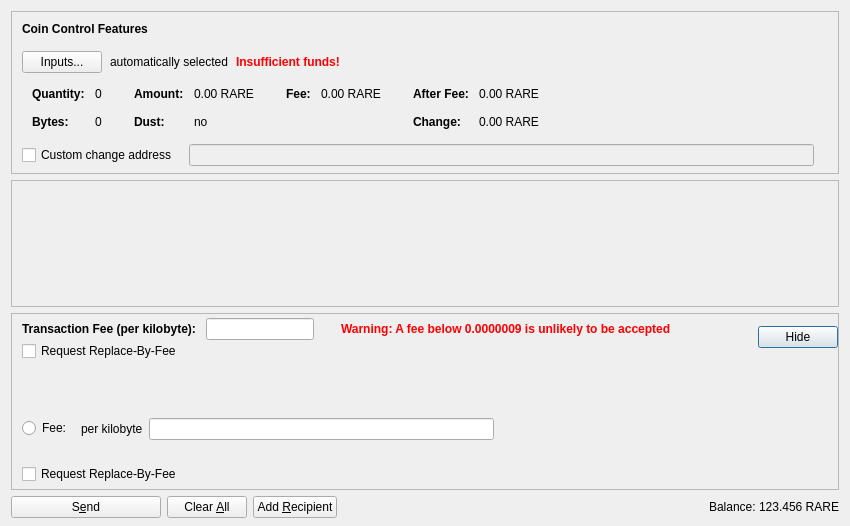
<?xml version="1.0" encoding="UTF-8"?>
<ui version="4.0">
 <class>SendCoinsDialog</class>
 <widget class="QDialog" name="SendCoinsDialog">
  <property name="geometry">
   <rect>
    <x>0</x>
    <y>0</y>
    <width>850</width>
    <height>526</height>
   </rect>
  </property>
  <property name="windowTitle">
   <string>Send Coins</string>
  </property>
  <layout class="QVBoxLayout" name="verticalLayout" stretch="0,1,0,0">
   <property name="bottomMargin">
    <number>8</number>
   </property>
   <item>
    <widget class="QFrame" name="frameCoinControl">
     <property name="sizePolicy">
      <sizepolicy hsizetype="Expanding" vsizetype="Expanding">
       <horstretch>0</horstretch>
       <verstretch>0</verstretch>
      </sizepolicy>
     </property>
     <property name="maximumSize">
      <size>
       <width>16777215</width>
       <height>16777215</height>
      </size>
     </property>
     <property name="frameShape">
      <enum>QFrame::StyledPanel</enum>
     </property>
     <property name="frameShadow">
      <enum>QFrame::Sunken</enum>
     </property>
     <layout class="QVBoxLayout" name="verticalLayoutCoinControl2">
      <property name="spacing">
       <number>0</number>
      </property>
      <property name="leftMargin">
       <number>0</number>
      </property>
      <property name="topMargin">
       <number>0</number>
      </property>
      <property name="rightMargin">
       <number>0</number>
      </property>
      <property name="bottomMargin">
       <number>6</number>
      </property>
      <item>
       <layout class="QVBoxLayout" name="verticalLayoutCoinControl" stretch="0,0,0,0,1">
        <property name="spacing">
         <number>0</number>
        </property>
        <property name="leftMargin">
         <number>10</number>
        </property>
        <property name="topMargin">
         <number>10</number>
        </property>
        <item>
         <layout class="QHBoxLayout" name="horizontalLayoutCoinControl1">
          <property name="bottomMargin">
           <number>15</number>
          </property>
          <item>
           <widget class="QLabel" name="labelCoinControlFeatures">
            <property name="sizePolicy">
             <sizepolicy hsizetype="Preferred" vsizetype="Maximum">
              <horstretch>0</horstretch>
              <verstretch>0</verstretch>
             </sizepolicy>
            </property>
            <property name="font">
             <font>
              <weight>75</weight>
              <bold>true</bold>
             </font>
            </property>
            <property name="styleSheet">
             <string notr="true">font-weight:bold;</string>
            </property>
            <property name="text">
             <string>Coin Control Features</string>
            </property>
           </widget>
          </item>
         </layout>
        </item>
        <item>
         <layout class="QHBoxLayout" name="horizontalLayoutCoinControl2" stretch="0,0,0,0">
          <property name="spacing">
           <number>8</number>
          </property>
          <property name="bottomMargin">
           <number>10</number>
          </property>
          <item>
           <widget class="QPushButton" name="pushButtonCoinControl">
            <property name="styleSheet">
             <string notr="true"/>
            </property>
            <property name="text">
             <string>Inputs...</string>
            </property>
            <property name="autoDefault">
             <bool>false</bool>
            </property>
           </widget>
          </item>
          <item>
           <widget class="QLabel" name="labelCoinControlAutomaticallySelected">
            <property name="text">
             <string>automatically selected</string>
            </property>
            <property name="margin">
             <number>5</number>
            </property>
           </widget>
          </item>
          <item>
           <widget class="QLabel" name="labelCoinControlInsuffFunds">
            <property name="font">
             <font>
              <weight>75</weight>
              <bold>true</bold>
             </font>
            </property>
            <property name="styleSheet">
             <string notr="true">color:red;font-weight:bold;</string>
            </property>
            <property name="text">
             <string>Insufficient funds!</string>
            </property>
            <property name="margin">
             <number>5</number>
            </property>
           </widget>
          </item>
          <item>
           <spacer name="horizontalSpacerCoinControl">
            <property name="orientation">
             <enum>Qt::Horizontal</enum>
            </property>
            <property name="sizeHint" stdset="0">
             <size>
              <width>40</width>
              <height>1</height>
             </size>
            </property>
           </spacer>
          </item>
         </layout>
        </item>
        <item>
         <widget class="QWidget" name="widgetCoinControl" native="true">
          <property name="sizePolicy">
           <sizepolicy hsizetype="Preferred" vsizetype="Preferred">
            <horstretch>0</horstretch>
            <verstretch>0</verstretch>
           </sizepolicy>
          </property>
          <property name="minimumSize">
           <size>
            <width>0</width>
            <height>0</height>
           </size>
          </property>
          <property name="styleSheet">
           <string notr="true"/>
          </property>
          <layout class="QHBoxLayout" name="horizontalLayoutCoinControl5">
           <property name="leftMargin">
            <number>0</number>
           </property>
           <property name="topMargin">
            <number>0</number>
           </property>
           <property name="rightMargin">
            <number>0</number>
           </property>
           <property name="bottomMargin">
            <number>0</number>
           </property>
           <item>
            <layout class="QHBoxLayout" name="horizontalLayoutCoinControl3" stretch="0,0,0,1">
             <property name="spacing">
              <number>20</number>
             </property>
             <property name="topMargin">
              <number>0</number>
             </property>
             <property name="bottomMargin">
              <number>10</number>
             </property>
             <item>
              <layout class="QFormLayout" name="formLayoutCoinControl1">
               <property name="horizontalSpacing">
                <number>10</number>
               </property>
               <property name="verticalSpacing">
                <number>14</number>
               </property>
               <property name="leftMargin">
                <number>10</number>
               </property>
               <property name="topMargin">
                <number>4</number>
               </property>
               <property name="rightMargin">
                <number>6</number>
               </property>
               <item row="0" column="0">
                <widget class="QLabel" name="labelCoinControlQuantityText">
                 <property name="font">
                  <font>
                   <weight>75</weight>
                   <bold>true</bold>
                  </font>
                 </property>
                 <property name="text">
                  <string>Quantity:</string>
                 </property>
                 <property name="margin">
                  <number>0</number>
                 </property>
                </widget>
               </item>
               <item row="0" column="1">
                <widget class="QLabel" name="labelCoinControlQuantity">
                 <property name="cursor">
                  <cursorShape>IBeamCursor</cursorShape>
                 </property>
                 <property name="contextMenuPolicy">
                  <enum>Qt::ActionsContextMenu</enum>
                 </property>
                 <property name="text">
                  <string notr="true">0</string>
                 </property>
                 <property name="margin">
                  <number>0</number>
                 </property>
                 <property name="textInteractionFlags">
                  <set>Qt::LinksAccessibleByMouse|Qt::TextSelectableByKeyboard|Qt::TextSelectableByMouse</set>
                 </property>
                </widget>
               </item>
               <item row="1" column="0">
                <widget class="QLabel" name="labelCoinControlBytesText">
                 <property name="font">
                  <font>
                   <weight>75</weight>
                   <bold>true</bold>
                  </font>
                 </property>
                 <property name="text">
                  <string>Bytes:</string>
                 </property>
                </widget>
               </item>
               <item row="1" column="1">
                <widget class="QLabel" name="labelCoinControlBytes">
                 <property name="cursor">
                  <cursorShape>IBeamCursor</cursorShape>
                 </property>
                 <property name="contextMenuPolicy">
                  <enum>Qt::ActionsContextMenu</enum>
                 </property>
                 <property name="text">
                  <string notr="true">0</string>
                 </property>
                 <property name="textInteractionFlags">
                  <set>Qt::LinksAccessibleByMouse|Qt::TextSelectableByKeyboard|Qt::TextSelectableByMouse</set>
                 </property>
                </widget>
               </item>
              </layout>
             </item>
             <item>
              <layout class="QFormLayout" name="formLayoutCoinControl2">
               <property name="horizontalSpacing">
                <number>10</number>
               </property>
               <property name="verticalSpacing">
                <number>14</number>
               </property>
               <property name="leftMargin">
                <number>6</number>
               </property>
               <property name="topMargin">
                <number>4</number>
               </property>
               <property name="rightMargin">
                <number>6</number>
               </property>
               <item row="0" column="0">
                <widget class="QLabel" name="labelCoinControlAmountText">
                 <property name="font">
                  <font>
                   <weight>75</weight>
                   <bold>true</bold>
                  </font>
                 </property>
                 <property name="text">
                  <string>Amount:</string>
                 </property>
                 <property name="margin">
                  <number>0</number>
                 </property>
                </widget>
               </item>
               <item row="0" column="1">
                <widget class="QLabel" name="labelCoinControlAmount">
                 <property name="cursor">
                  <cursorShape>IBeamCursor</cursorShape>
                 </property>
                 <property name="contextMenuPolicy">
                  <enum>Qt::ActionsContextMenu</enum>
                 </property>
                 <property name="text">
                  <string notr="true">0.00 RARE</string>
                 </property>
                 <property name="textInteractionFlags">
                  <set>Qt::LinksAccessibleByMouse|Qt::TextSelectableByKeyboard|Qt::TextSelectableByMouse</set>
                 </property>
                </widget>
               </item>
               <item row="1" column="0">
                <widget class="QLabel" name="labelCoinControlLowOutputText">
                 <property name="font">
                  <font>
                   <weight>75</weight>
                   <bold>true</bold>
                  </font>
                 </property>
                 <property name="text">
                  <string>Dust:</string>
                 </property>
                </widget>
               </item>
               <item row="1" column="1">
                <widget class="QLabel" name="labelCoinControlLowOutput">
                 <property name="cursor">
                  <cursorShape>IBeamCursor</cursorShape>
                 </property>
                 <property name="contextMenuPolicy">
                  <enum>Qt::ActionsContextMenu</enum>
                 </property>
                 <property name="text">
                  <string notr="true">no</string>
                 </property>
                 <property name="textInteractionFlags">
                  <set>Qt::LinksAccessibleByMouse|Qt::TextSelectableByKeyboard|Qt::TextSelectableByMouse</set>
                 </property>
                </widget>
               </item>
              </layout>
             </item>
             <item>
              <layout class="QFormLayout" name="formLayoutCoinControl3">
               <property name="horizontalSpacing">
                <number>10</number>
               </property>
               <property name="verticalSpacing">
                <number>14</number>
               </property>
               <property name="leftMargin">
                <number>6</number>
               </property>
               <property name="topMargin">
                <number>4</number>
               </property>
               <property name="rightMargin">
                <number>6</number>
               </property>
               <item row="0" column="0">
                <widget class="QLabel" name="labelCoinControlFeeText">
                 <property name="font">
                  <font>
                   <weight>75</weight>
                   <bold>true</bold>
                  </font>
                 </property>
                 <property name="text">
                  <string>Fee:</string>
                 </property>
                 <property name="margin">
                  <number>0</number>
                 </property>
                </widget>
               </item>
               <item row="0" column="1">
                <widget class="QLabel" name="labelCoinControlFee">
                 <property name="cursor">
                  <cursorShape>IBeamCursor</cursorShape>
                 </property>
                 <property name="contextMenuPolicy">
                  <enum>Qt::ActionsContextMenu</enum>
                 </property>
                 <property name="text">
                  <string notr="true">0.00 RARE</string>
                 </property>
                 <property name="textInteractionFlags">
                  <set>Qt::LinksAccessibleByMouse|Qt::TextSelectableByKeyboard|Qt::TextSelectableByMouse</set>
                 </property>
                </widget>
               </item>
              </layout>
             </item>
             <item>
              <layout class="QFormLayout" name="formLayoutCoinControl4">
               <property name="horizontalSpacing">
                <number>10</number>
               </property>
               <property name="verticalSpacing">
                <number>14</number>
               </property>
               <property name="leftMargin">
                <number>6</number>
               </property>
               <property name="topMargin">
                <number>4</number>
               </property>
               <property name="rightMargin">
                <number>6</number>
               </property>
               <item row="0" column="0">
                <widget class="QLabel" name="labelCoinControlAfterFeeText">
                 <property name="font">
                  <font>
                   <weight>75</weight>
                   <bold>true</bold>
                  </font>
                 </property>
                 <property name="text">
                  <string>After Fee:</string>
                 </property>
                 <property name="margin">
                  <number>0</number>
                 </property>
                </widget>
               </item>
               <item row="0" column="1">
                <widget class="QLabel" name="labelCoinControlAfterFee">
                 <property name="cursor">
                  <cursorShape>IBeamCursor</cursorShape>
                 </property>
                 <property name="contextMenuPolicy">
                  <enum>Qt::ActionsContextMenu</enum>
                 </property>
                 <property name="text">
                  <string notr="true">0.00 RARE</string>
                 </property>
                 <property name="textInteractionFlags">
                  <set>Qt::LinksAccessibleByMouse|Qt::TextSelectableByKeyboard|Qt::TextSelectableByMouse</set>
                 </property>
                </widget>
               </item>
               <item row="1" column="0">
                <widget class="QLabel" name="labelCoinControlChangeText">
                 <property name="font">
                  <font>
                   <weight>75</weight>
                   <bold>true</bold>
                  </font>
                 </property>
                 <property name="text">
                  <string>Change:</string>
                 </property>
                </widget>
               </item>
               <item row="1" column="1">
                <widget class="QLabel" name="labelCoinControlChange">
                 <property name="cursor">
                  <cursorShape>IBeamCursor</cursorShape>
                 </property>
                 <property name="contextMenuPolicy">
                  <enum>Qt::ActionsContextMenu</enum>
                 </property>
                 <property name="text">
                  <string notr="true">0.00 RARE</string>
                 </property>
                 <property name="textInteractionFlags">
                  <set>Qt::LinksAccessibleByMouse|Qt::TextSelectableByKeyboard|Qt::TextSelectableByMouse</set>
                 </property>
                </widget>
               </item>
              </layout>
             </item>
            </layout>
           </item>
          </layout>
         </widget>
        </item>
        <item>
         <layout class="QHBoxLayout" name="horizontalLayoutCoinControl4" stretch="0,0,0">
          <property name="spacing">
           <number>12</number>
          </property>
          <property name="sizeConstraint">
           <enum>QLayout::SetDefaultConstraint</enum>
          </property>
          <property name="topMargin">
           <number>5</number>
          </property>
          <property name="rightMargin">
           <number>5</number>
          </property>
          <item>
           <widget class="QCheckBox" name="checkBoxCoinControlChange">
            <property name="toolTip">
             <string>If this is activated, but the change address is empty or invalid, change will be sent to a newly generated address.</string>
            </property>
            <property name="text">
             <string>Custom change address</string>
            </property>
           </widget>
          </item>
          <item>
           <widget class="QValidatedLineEdit" name="lineEditCoinControlChange">
            <property name="enabled">
             <bool>false</bool>
            </property>
            <property name="sizePolicy">
             <sizepolicy hsizetype="Expanding" vsizetype="Fixed">
              <horstretch>0</horstretch>
              <verstretch>0</verstretch>
             </sizepolicy>
            </property>
           </widget>
          </item>
          <item>
           <widget class="QLabel" name="labelCoinControlChangeLabel">
            <property name="sizePolicy">
             <sizepolicy hsizetype="Preferred" vsizetype="Expanding">
              <horstretch>0</horstretch>
              <verstretch>0</verstretch>
             </sizepolicy>
            </property>
            <property name="minimumSize">
             <size>
              <width>0</width>
              <height>0</height>
             </size>
            </property>
            <property name="text">
             <string/>
            </property>
            <property name="margin">
             <number>3</number>
            </property>
           </widget>
          </item>
         </layout>
        </item>
        <item>
         <spacer name="verticalSpacerCoinControl">
          <property name="orientation">
           <enum>Qt::Vertical</enum>
          </property>
          <property name="sizeHint" stdset="0">
           <size>
            <width>800</width>
            <height>1</height>
           </size>
          </property>
         </spacer>
        </item>
       </layout>
      </item>
     </layout>
    </widget>
   </item>
   <item>
    <widget class="QScrollArea" name="scrollArea">
     <property name="widgetResizable">
      <bool>true</bool>
     </property>
     <widget class="QWidget" name="scrollAreaWidgetContents">
      <property name="geometry">
       <rect>
        <x>0</x>
        <y>0</y>
        <width>830</width>
        <height>104</height>
       </rect>
      </property>
      <layout class="QVBoxLayout" name="verticalLayout_2" stretch="0,1">
       <property name="leftMargin">
        <number>0</number>
       </property>
       <property name="topMargin">
        <number>0</number>
       </property>
       <property name="rightMargin">
        <number>0</number>
       </property>
       <property name="bottomMargin">
        <number>0</number>
       </property>
       <item>
        <layout class="QVBoxLayout" name="entries">
         <property name="spacing">
          <number>6</number>
         </property>
        </layout>
       </item>
       <item>
        <spacer name="verticalSpacer">
         <property name="orientation">
          <enum>Qt::Vertical</enum>
         </property>
         <property name="sizeHint" stdset="0">
          <size>
           <width>20</width>
           <height>40</height>
          </size>
         </property>
        </spacer>
       </item>
      </layout>
     </widget>
    </widget>
   </item>
   <item>
    <widget class="QFrame" name="frameFee">
     <property name="sizePolicy">
      <sizepolicy hsizetype="Expanding" vsizetype="Expanding">
       <horstretch>0</horstretch>
       <verstretch>0</verstretch>
      </sizepolicy>
     </property>
     <property name="maximumSize">
      <size>
       <width>16777215</width>
       <height>16777215</height>
      </size>
     </property>
     <property name="frameShape">
      <enum>QFrame::StyledPanel</enum>
     </property>
     <property name="frameShadow">
      <enum>QFrame::Sunken</enum>
     </property>
     <layout class="QVBoxLayout" name="verticalLayoutFee1">
      <property name="spacing">
       <number>0</number>
      </property>
      <property name="leftMargin">
       <number>0</number>
      </property>
      <property name="topMargin">
       <number>0</number>
      </property>
      <property name="rightMargin">
       <number>0</number>
      </property>
      <property name="bottomMargin">
       <number>0</number>
      </property>
      <item>
       <layout class="QVBoxLayout" name="verticalLayoutFee2" stretch="0,0,0">
        <property name="spacing">
         <number>0</number>
        </property>
        <property name="leftMargin">
         <number>10</number>
        </property>
        <property name="topMargin">
         <number>0</number>
        </property>
        <item>
         <layout class="QHBoxLayout" name="horizontalLayoutFee1">
          <property name="bottomMargin">
           <number>0</number>
          </property>
          <item>
           <layout class="QVBoxLayout" name="verticalLayoutFee7">
            <property name="spacing">
             <number>0</number>
            </property>
            <item>
             <spacer name="verticalSpacerSmartFee">
              <property name="orientation">
               <enum>Qt::Vertical</enum>
              </property>
              <property name="sizeType">
               <enum>QSizePolicy::Fixed</enum>
              </property>
              <property name="sizeHint" stdset="0">
               <size>
                <width>1</width>
                <height>4</height>
               </size>
              </property>
             </spacer>
            </item>
            <item>
             <layout class="QHBoxLayout" name="horizontalLayoutSmartFee">
              <property name="spacing">
               <number>10</number>
              </property>
              <item>
               <widget class="QLabel" name="labelFeeHeadline">
                <property name="sizePolicy">
                 <sizepolicy hsizetype="Preferred" vsizetype="Maximum">
                  <horstretch>0</horstretch>
                  <verstretch>0</verstretch>
                 </sizepolicy>
                </property>
                <property name="font">
                 <font>
                  <weight>75</weight>
                  <bold>true</bold>
                 </font>
                </property>
                <property name="styleSheet">
                 <string notr="true">font-weight:bold;</string>
                </property>
                <property name="text">
                 <string>Transaction Fee (per kilobyte):</string>
                </property>
               </widget>
              </item>
              <item>
              <widget class="BitcoinAmountField" name="customFee"/>
              </item>	      
              <item>
               <widget class="QLabel" name="labelFeeMinimized">
                 <property name="text">
                 <string/>
                </property>
               </widget>
              </item>
	    <item>
	      <widget class="QLabel" name="feeAdvisory">
                <property name="sizePolicy">
                 <sizepolicy hsizetype="Preferred" vsizetype="Maximum">
                  <horstretch>0</horstretch>
                  <verstretch>0</verstretch>
                 </sizepolicy>
                </property>
                <property name="font">
                 <font>
                  <weight>75</weight>
                  <bold>true</bold>
                 </font>
                </property>
                <property name="styleSheet">
                 <string notr="true">color:red;font-weight:bold;</string>
                </property>		
		<property name="text">
		  <string>Warning: A fee below 0.0000009 is unlikely to be accepted</string>
		</property>
	      </widget>
	    </item>
	    </layout>
            </item>

            <item>
             <spacer name="verticalSpacer_5">
              <property name="orientation">
               <enum>Qt::Vertical</enum>
              </property>
              <property name="sizeHint" stdset="0">
               <size>
                <width>1</width>
                <height>1</height>
               </size>
              </property>
             </spacer>
            </item>
	               <item>
            <widget class="QCheckBox" name="optInRBF">
             <property name="text">
              <string>Request Replace-By-Fee</string>
             </property>
             <property name="toolTip">
              <string>Indicates that the sender may wish to replace this transaction with a new one paying higher fees (prior to being confirmed).</string>
             </property>
            </widget>
           </item>

           </layout>
          </item>
          <item>
           <widget class="QLabel" name="fallbackFeeWarningLabel">
            <property name="toolTip">
             <string>Using the fallbackfee can result in sending a transaction that will take several hours or days (or never) to confirm. Consider choosing your fee manually or wait until you have validated the complete chain.</string>
            </property>
            <property name="font">
            <font>
                <weight>75</weight>
                <bold>true</bold>
            </font>
            </property>
            <property name="text">
             <string></string>
            </property>
            <property name="wordWrap">
             <bool>false</bool>
            </property>
           </widget>
          </item>
          <item>
           <spacer name="horizontalSpacer_4">
            <property name="orientation">
             <enum>Qt::Horizontal</enum>
            </property>
            <property name="sizeType">
             <enum>QSizePolicy::MinimumExpanding</enum>
            </property>
            <property name="sizeHint" stdset="0">
             <size>
              <width>40</width>
              <height>20</height>
             </size>
            </property>
           </spacer>
          </item>
          <item>
           <widget class="QPushButton" name="buttonMinimizeFee">
            <property name="toolTip">
             <string>collapse fee-settings</string>
            </property>
            <property name="text">
             <string>Hide</string>
            </property>
           </widget>
          </item>
         </layout>
        </item>
        <item>
         <widget class="QFrame" name="frameFeeSelection">
          <layout class="QVBoxLayout" name="verticalLayoutFee12">
           <property name="spacing">
            <number>0</number>
           </property>
           <property name="leftMargin">
            <number>0</number>
           </property>
           <property name="topMargin">
            <number>0</number>
           </property>
           <property name="rightMargin">
            <number>0</number>
           </property>
           <property name="bottomMargin">
            <number>0</number>
           </property>
           <item>
            <layout class="QGridLayout" name="gridLayoutFee">
             <property name="topMargin">
              <number>10</number>
             </property>
             <property name="bottomMargin">
              <number>4</number>
             </property>
             <property name="horizontalSpacing">
              <number>10</number>
             </property>
             <property name="verticalSpacing">
              <number>4</number>
             </property>
             <item row="1" column="1">
              <layout class="QVBoxLayout" name="verticalLayoutFee8">
               <property name="spacing">
                <number>6</number>
               </property>
               <item>
                <layout class="QHBoxLayout" name="horizontalLayoutFee13">
                 <item>
                  <widget class="QLabel" name="labelCustomPerKilobyte">
                   <property name="toolTip">
                    <string>If the custom fee is set to 1000 satoshis and the transaction is only 250 bytes, then &quot;per kilobyte&quot; only pays 250 satoshis in fee, while &quot;total at least&quot; pays 1000 satoshis. For transactions bigger than a kilobyte both pay by kilobyte.</string>
                   </property>
                   <property name="text">
                    <string>per kilobyte</string>
                   </property>
                  </widget>
                 </item>
                 <item>
                  <widget class="BitcoinAmountField" name="UNUSED"/>
                 </item>
                 <item>
                  <spacer name="horizontalSpacer_6">
                   <property name="orientation">
                    <enum>Qt::Horizontal</enum>
                   </property>
                   <property name="sizeHint" stdset="0">
                    <size>
                     <width>1</width>
                     <height>1</height>
                    </size>
                   </property>
                  </spacer>
                 </item>
                </layout>
               </item>
               <item>
                <layout class="QHBoxLayout" name="horizontalLayoutFee8">
                 <item>
                  <widget class="QLabel" name="labelMinFeeWarning">
                   <property name="enabled">
                    <bool>true</bool>
                   </property>
                   <property name="toolTip">
                    <string>Paying only the minimum fee is just fine as long as there is less transaction volume than space in the blocks. But be aware that this can end up in a never confirming transaction once there is more demand for rarecoin transactions than the network can process.</string>
                   </property>
                   <property name="margin">
                    <number>5</number>
                   </property>
                  </widget>
                 </item>
                 <item>
                  <spacer name="horizontalSpacer_2">
                   <property name="orientation">
                    <enum>Qt::Horizontal</enum>
                   </property>
                   <property name="sizeHint" stdset="0">
                    <size>
                     <width>1</width>
                     <height>1</height>
                    </size>
                   </property>
                  </spacer>
                 </item>
                </layout>
               </item>
              </layout>
             </item>
             <item row="0" column="0">
              <layout class="QVBoxLayout" name="verticalLayoutFee4" stretch="0,1">
               <item>
                <spacer name="verticalSpacer_2">
                 <property name="orientation">
                  <enum>Qt::Vertical</enum>
                 </property>
                 <property name="sizeHint" stdset="0">
                  <size>
                   <width>1</width>
                   <height>1</height>
                  </size>
                 </property>
                </spacer>
               </item>
              </layout>
             </item>
             <item row="1" column="0">
              <layout class="QVBoxLayout" name="verticalLayoutFee9" stretch="0,1">
               <item>
                <widget class="QRadioButton" name="radioCustomFee">
                 <property name="text">
                  <string>Fee:</string>
                 </property>
                 <attribute name="buttonGroup">
                  <string notr="true">groupFee</string>
                 </attribute>
                </widget>
               </item>
               <item>
                <spacer name="verticalSpacer_6">
                 <property name="orientation">
                  <enum>Qt::Vertical</enum>
                 </property>
                 <property name="sizeHint" stdset="0">
                  <size>
                   <width>1</width>
                   <height>1</height>
                  </size>
                 </property>
                </spacer>
               </item>
              </layout>
             </item>
             <item row="0" column="1">
              <layout class="QVBoxLayout" name="verticalLayoutFee3" stretch="0,0,1">
               <property name="spacing">
                <number>6</number>
               </property>
               <property name="topMargin">
                <number>2</number>
               </property>
               <item>
                <layout class="QHBoxLayout" name="horizontalLayoutFee12">
                 <item>
                  <widget class="QLabel" name="labelSmartFee">
                   <property name="text">
                    <string/>
                   </property>
                   <property name="margin">
                    <number>2</number>
                   </property>
                  </widget>
                 </item>
                 <item>
                  <widget class="QLabel" name="labelFeeEstimation">
                   <property name="text">
                    <string/>
                   </property>
                  </widget>
                 </item>
                 <item>
                  <spacer name="horizontalSpacer_5">
                   <property name="orientation">
                    <enum>Qt::Horizontal</enum>
                   </property>
                   <property name="sizeHint" stdset="0">
                    <size>
                     <width>1</width>
                     <height>1</height>
                    </size>
                   </property>
                  </spacer>
                 </item>
                </layout>
               </item>
               <item>
                <layout class="QHBoxLayout" name="horizontalLayoutFee9">
                 <item>
                  <layout class="QVBoxLayout" name="verticalLayoutFee6">
                   <item>
                    <widget class="QLabel" name="labelSmartFee3">
                     <property name="text">
                      <string></string>
                     </property>
                     <property name="margin">
                      <number>2</number>
                     </property>
                    </widget>
                   </item>
                   <item>
                    <spacer name="verticalSpacer_3">
                     <property name="orientation">
                      <enum>Qt::Vertical</enum>
                     </property>
                     <property name="sizeHint" stdset="0">
                      <size>
                       <width>1</width>
                       <height>1</height>
                      </size>
                     </property>
                    </spacer>
                   </item>
                  </layout>
                 </item>
                 <item>
                  <layout class="QVBoxLayout" name="verticalLayoutFee5">
                   <property name="rightMargin">
                    <number>30</number>
                   </property>
                   <item>
                    <layout class="QHBoxLayout" name="horizontalLayoutConfTarget">
                     <property name="bottomMargin">
                      <number>0</number>
                     </property>
                     <item>
                      <spacer name="horizontalSpacerConfTarget">
                       <property name="orientation">
                        <enum>Qt::Horizontal</enum>
                       </property>
                       <property name="sizeHint" stdset="0">
                        <size>
                         <width>40</width>
                         <height>20</height>
                        </size>
                       </property>
                      </spacer>
                     </item>
                    </layout>
                   </item>
                  </layout>
                 </item>
                </layout>
               </item>
               <item>
                <spacer name="verticalSpacer_4">
                 <property name="orientation">
                  <enum>Qt::Vertical</enum>
                 </property>
                 <property name="sizeHint" stdset="0">
                  <size>
                   <width>1</width>
                   <height>1</height>
                  </size>
                 </property>
                </spacer>
               </item>
              </layout>
             </item>
            </layout>
           </item>
           <item>
            <widget class="QCheckBox" name="UNUSED_1">
             <property name="text">
              <string>Request Replace-By-Fee</string>
             </property>
             <property name="toolTip">
              <string>Indicates that the sender may wish to replace this transaction with a new one paying higher fees (prior to being confirmed).</string>
             </property>
            </widget>
           </item>
          </layout>
         </widget>
        </item>
        <item>
         <spacer name="verticalSpacerFee">
          <property name="orientation">
           <enum>Qt::Vertical</enum>
          </property>
          <property name="sizeHint" stdset="0">
           <size>
            <width>40</width>
            <height>5</height>
           </size>
          </property>
         </spacer>
        </item>
       </layout>
      </item>
     </layout>
    </widget>
   </item>
   <item>
    <layout class="QHBoxLayout" name="horizontalLayout">
     <item>
      <widget class="QPushButton" name="sendButton">
       <property name="minimumSize">
        <size>
         <width>150</width>
         <height>0</height>
        </size>
       </property>
       <property name="toolTip">
        <string>Confirm the send action</string>
       </property>
       <property name="text">
        <string>S&amp;end</string>
       </property>
       <property name="icon">
        <iconset resource="../bitcoin.qrc">
         <normaloff>:/icons/send</normaloff>:/icons/send</iconset>
       </property>
       <property name="autoDefault">
        <bool>false</bool>
       </property>
       <property name="default">
        <bool>false</bool>
       </property>
      </widget>
     </item>
     <item>
      <widget class="QPushButton" name="clearButton">
       <property name="sizePolicy">
        <sizepolicy hsizetype="Minimum" vsizetype="Fixed">
         <horstretch>0</horstretch>
         <verstretch>0</verstretch>
        </sizepolicy>
       </property>
       <property name="toolTip">
        <string>Clear all fields of the form.</string>
       </property>
       <property name="text">
        <string>Clear &amp;All</string>
       </property>
       <property name="icon">
        <iconset resource="../bitcoin.qrc">
         <normaloff>:/icons/remove</normaloff>:/icons/remove</iconset>
       </property>
       <property name="autoDefault">
        <bool>false</bool>
       </property>
      </widget>
     </item>
     <item>
      <widget class="QPushButton" name="addButton">
       <property name="toolTip">
        <string>Send to multiple recipients at once</string>
       </property>
       <property name="text">
        <string>Add &amp;Recipient</string>
       </property>
       <property name="icon">
        <iconset resource="../bitcoin.qrc">
         <normaloff>:/icons/add</normaloff>:/icons/add</iconset>
       </property>
       <property name="autoDefault">
        <bool>false</bool>
       </property>
      </widget>
     </item>
     <item>
      <spacer name="horizontalSpacer">
       <property name="orientation">
        <enum>Qt::Horizontal</enum>
       </property>
       <property name="sizeHint" stdset="0">
        <size>
         <width>40</width>
         <height>20</height>
        </size>
       </property>
      </spacer>
     </item>
     <item>
      <layout class="QHBoxLayout" name="horizontalLayout_2">
       <property name="spacing">
        <number>3</number>
       </property>
       <item>
        <widget class="QLabel" name="label">
         <property name="sizePolicy">
          <sizepolicy hsizetype="Preferred" vsizetype="Fixed">
           <horstretch>0</horstretch>
           <verstretch>0</verstretch>
          </sizepolicy>
         </property>
         <property name="text">
          <string>Balance:</string>
         </property>
        </widget>
       </item>
       <item>
        <widget class="QLabel" name="labelBalance">
         <property name="sizePolicy">
          <sizepolicy hsizetype="Preferred" vsizetype="Fixed">
           <horstretch>0</horstretch>
           <verstretch>0</verstretch>
          </sizepolicy>
         </property>
         <property name="cursor">
          <cursorShape>IBeamCursor</cursorShape>
         </property>
         <property name="text">
          <string notr="true">123.456 RARE</string>
         </property>
         <property name="textInteractionFlags">
          <set>Qt::LinksAccessibleByMouse|Qt::TextSelectableByKeyboard|Qt::TextSelectableByMouse</set>
         </property>
        </widget>
       </item>
      </layout>
     </item>
    </layout>
   </item>
  </layout>
 </widget>
 <customwidgets>
  <customwidget>
   <class>QValidatedLineEdit</class>
   <extends>QLineEdit</extends>
   <header>qvalidatedlineedit.h</header>
  </customwidget>
  <customwidget>
   <class>BitcoinAmountField</class>
   <extends>QLineEdit</extends>
   <header>bitcoinamountfield.h</header>
   <container>1</container>
  </customwidget>
 </customwidgets>
 <resources>
  <include location="../bitcoin.qrc"/>
 </resources>
 <connections/>
 <buttongroups>
  <buttongroup name="groupFee"/>
 </buttongroups>
</ui>
